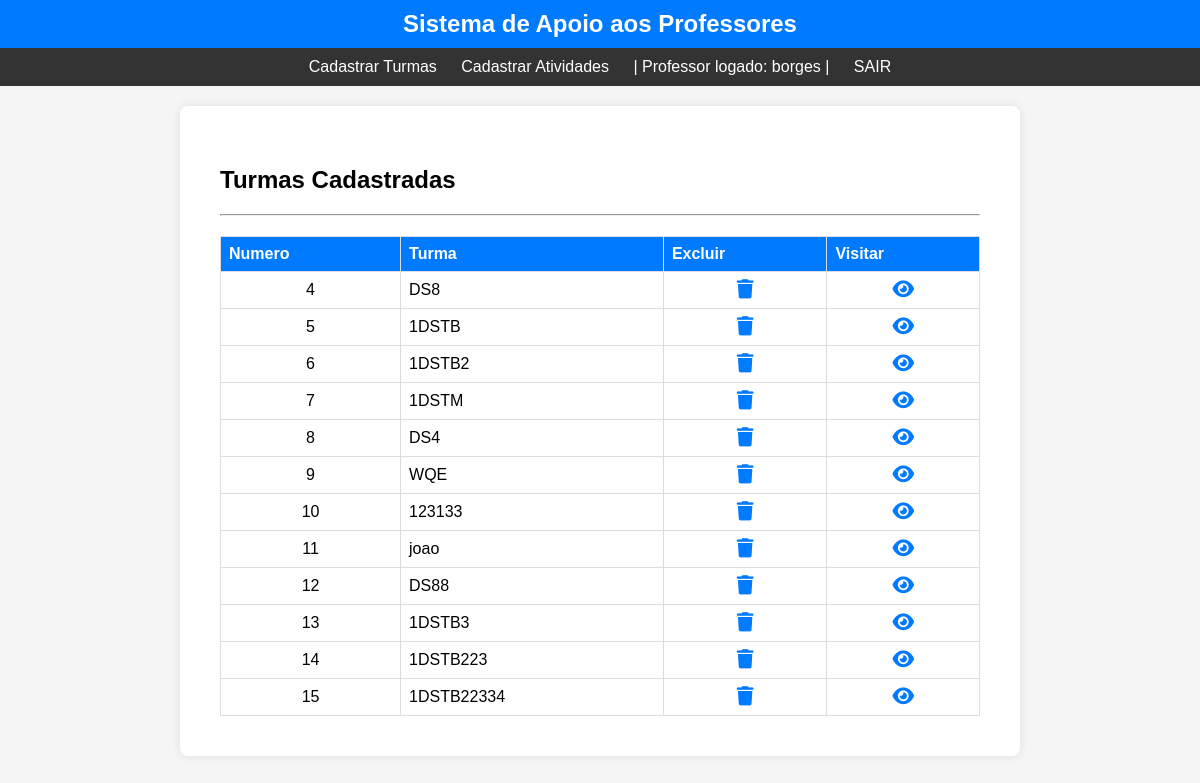
The app's page /lista_turma/10 with its own data.
### App_Escola/models.py (models this page shows, shortened)
class Professor(models.Model):
    nome = models.CharField(max_length=120)
    email = models.CharField(max_length=120)
    senha = models.CharField(max_length=64)

class Turma(models.Model):
    nome_turma = models.CharField(max_length=120)
    id_professor = models.ForeignKey(Professor, null=True, on_delete=models.PROTECT)

### App_Escola/views.py (the view)
# urls.py: path('lista_turma/<int:id_professor>', views.lista_turma, name='lista_turma')
def lista_turma(request, id_professor):
    dados_professor = Professor.objects.filter(id=id_professor).values("nome", "id")
    usuario_logado = dados_professor[0]
    usuario_logado = usuario_logado['nome']
    id_logado = dados_professor[0]
    id_logado = id_logado['id']
    turmas_do_professor = Turma.objects.filter(id_professor=id_logado)
    return render(request, 'Cons_Turma_Lista.html',
                            {'usuario_logado': usuario_logado, 'turmas_do_professor': turmas_do_professor,
                            'id_logado': id_logado})

### App_Escola/templates/Cons_Turma_Lista.html (shortened to what this page needs)
{% load static %}
<!DOCTYPE html>
<html lang="en">
<head>
    <link rel="stylesheet" type="text/css" href="{% static 'css/cons_turma_lista.css' %}">
</head>
<header class="login">
    <div class="fundo_menu">
        <div class="nome_sistema">
            Sistema de Apoio aos Professores
        </div>
    </div>
</header>
<nav class="menu">
    <ul>
       <li><a href="/cad_turma/{{id_logado}}">Cadastrar Turmas</a></li>
       <li><a href="/cad_atividade/{{id_logado}}">Cadastrar Atividades</a></li>
       <li> | Professor logado: {{usuario_logado}} | </a></li>
       <li><a href="../accounts/logout">SAIR</a></li>
    </ul>
</nav>
<body onLoad="login();">
    <div class="principal">
    <div class="container">
        <section class="enquadramento">
            <h1> Turmas Cadastradas</h1>
        </section>
        <hr>
        <table>
            <tr>
                <th>Numero</th>
                <th>Turma</th>
                <th>Excluir</th>
                <th>Visitar</th>
            </tr>
            {% for igs in turmas_do_professor %}
            <tr>
                <td style="text-align:center">{{igs.id}} </td>
                <td>{{igs.nome_turma}}</td>
                <td style="text-align:center"><a href="{% url 'excluir_turma' id_turma=igs.id %}"><i class="fa-solid fa-trash"></i></a></td>
                <td style="text-align:center"><a href="{% url 'ver_atividades' id_turma=igs.id %}"><i class="fa-solid fa-eye"></i></a></td>
            </tr>
            {% endfor %}
        </table>
    </div>
    </div>
</body>
</html>

### App_Escola/static/css/cons_turma_lista.css (style rules this page uses)
body { font-family: Arial, sans-serif; background-color: #f5f5f5; margin: 0; padding: 0; }
header.login { background-color: #007bff; color: #fff; padding: 10px; }
.fundo_menu { display: flex; justify-content: center; align-items: center; }
.nome_sistema { font-size: 1.5em; font-weight: bold; }
nav.menu { background-color: #333; color: #fff; padding: 10px 0; }
nav.menu ul { list-style-type: none; text-align: center; margin: 0; padding: 0; }
nav.menu ul li { display: inline; margin: 0 10px; }
nav.menu ul li a { color: #fff; text-decoration: none; }
.principal { max-width: 800px; margin: 20px auto; background-color: #fff; padding: 20px; border-radius: 8px; box-shadow: 0 0 10px rgba(0, 0, 0, 0.1); }
.container { padding: 20px; }
table { width: 100%; border-collapse: collapse; margin-top: 20px; }
table th, table td { border: 1px solid #ddd; padding: 8px; text-align: left; }
table th { background-color: #007bff; color: #fff; }
table a { text-decoration: none; color: #007bff; }
.fa-trash, .fa-eye { color: #007bff; cursor: pointer; font-size: 1.2em; text-decoration: none; transition: color 0.3s ease; }

### records on screen
Professor: nome "borges"
Turma: id "4", nome_turma "DS8"
Turma: id "5", nome_turma "1DSTB"
Turma: id "6", nome_turma "1DSTB2"
Turma: id "7", nome_turma "1DSTM"
Turma: id "8", nome_turma "DS4"
Turma: id "9", nome_turma "WQE"
Turma: id "10", nome_turma "123133"
Turma: id "11", nome_turma "joao"
Turma: id "12", nome_turma "DS88"
Turma: id "13", nome_turma "1DSTB3"
Turma: id "14", nome_turma "1DSTB223"
Turma: id "15", nome_turma "1DSTB22334"
